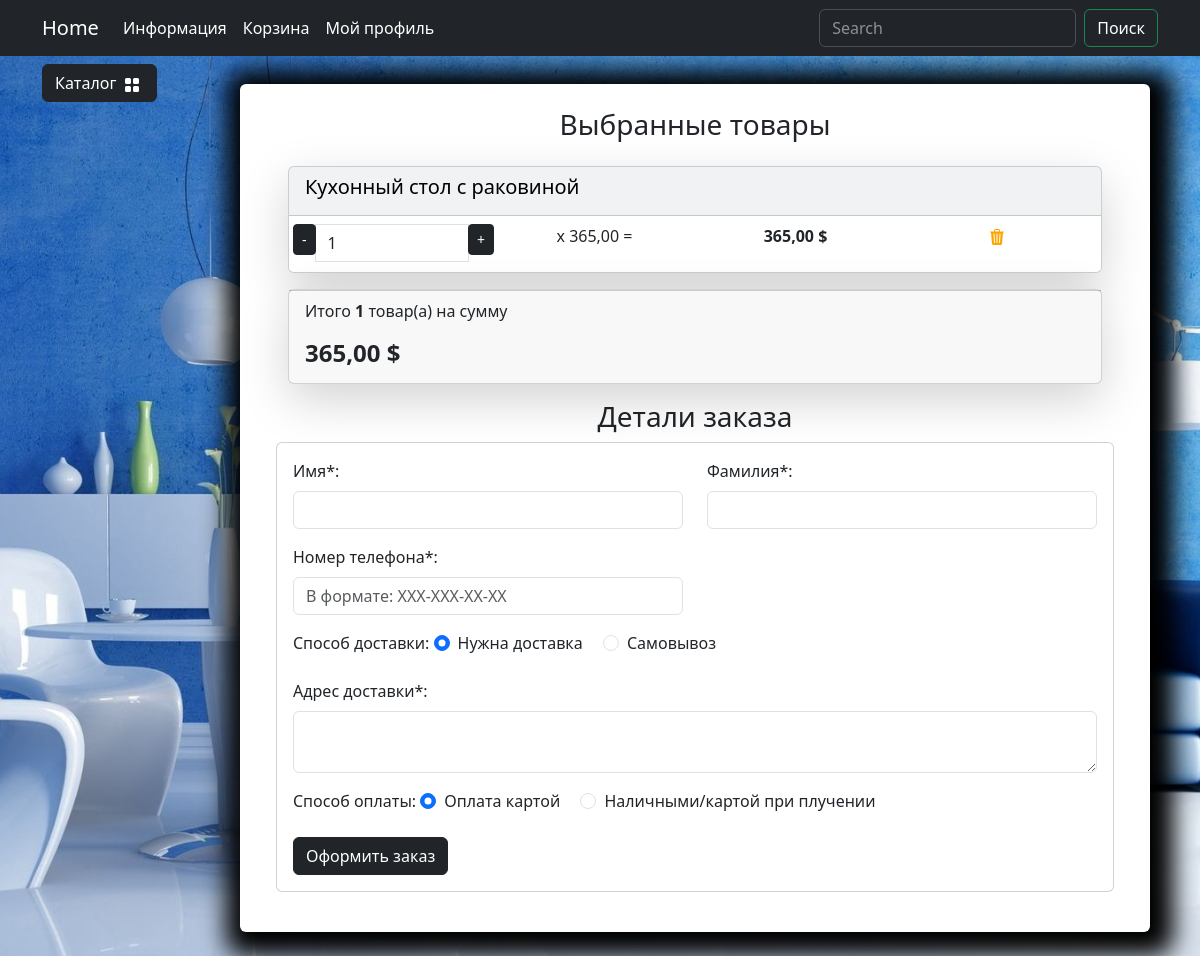
Page /orders/create-order/ (signed in) on the earlier database version.
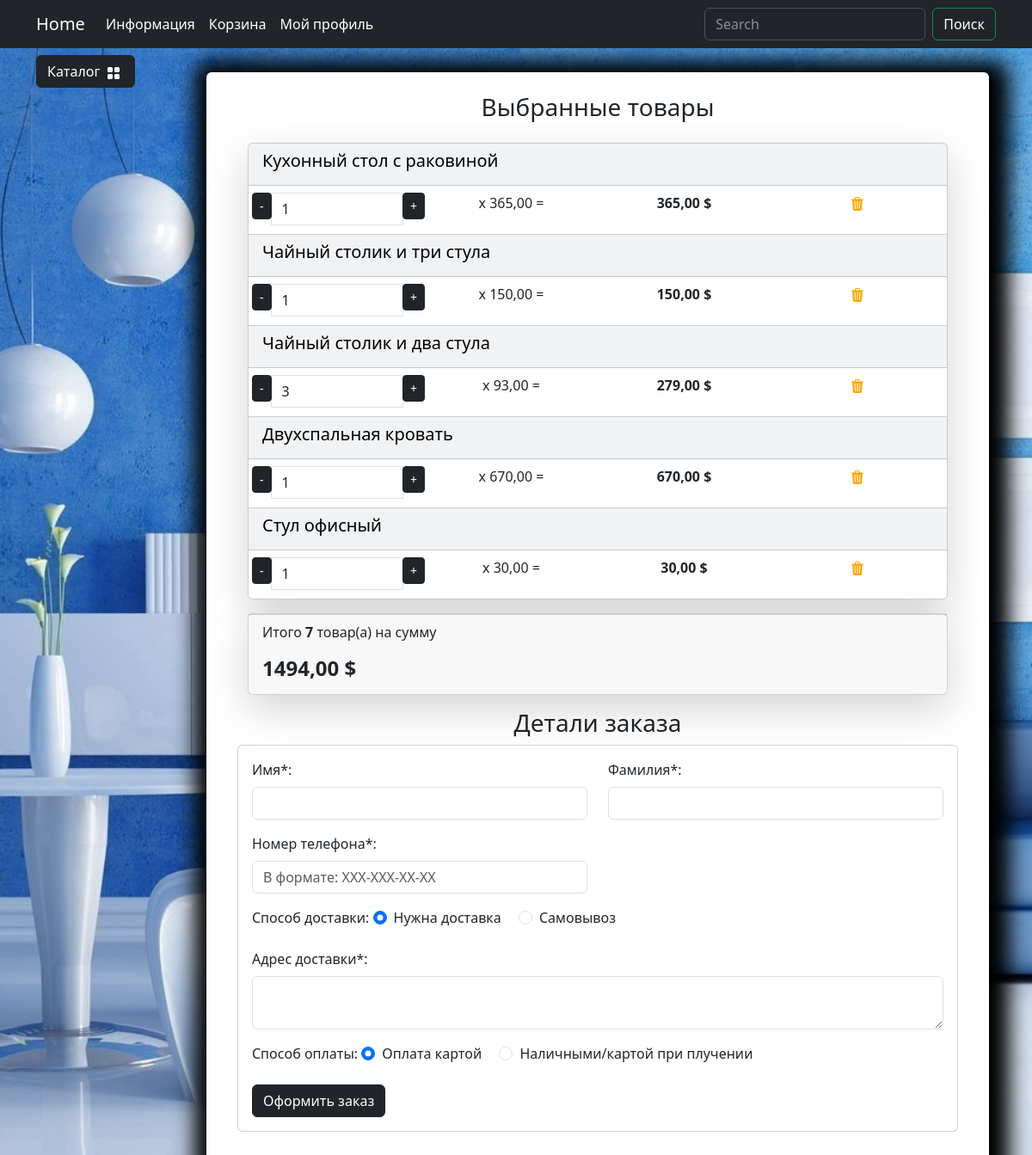
Same page on the later database version.
### carts/models.py (models this page shows, shortened)
class Cart(models.Model):
    user = models.ForeignKey(to=User, on_delete=models.CASCADE, blank=True, null=True, verbose_name='Пользователь')
    product = models.ForeignKey(to=Products, on_delete=models.CASCADE, verbose_name='Товар')
    quantity = models.PositiveSmallIntegerField(default=0, verbose_name='Количество')
    session_key = models.CharField(max_length=32, blank=True, null=True)
    created_timestamp = models.DateTimeField (auto_now_add=True, verbose_name='Дата обновления')
    class Meta:
        db_table = 'cart'
        verbose_name = "Корзина"
        verbose_name_plural = "Корзина"
    objects = CartQueryset().as_manager()
    def products_price(self):
        return round(self.product.sell_price() * self.quantity, 2)

### goods/models.py (models this page shows, shortened)
class Products(models.Model):
    name = models.CharField(max_length=150, unique=True, verbose_name='Название')
    slug = models.SlugField(max_length=200, unique=True, blank=True, null=True, verbose_name='URL')
    description = models.TextField(blank=True, null=True, verbose_name='Описание')
    image = models.ImageField(upload_to='goods_images', blank=True, null=True, verbose_name='Изображение')
    price = models.DecimalField(default=0.00, max_digits=7, decimal_places=2, verbose_name='Цена')
    discount = models.DecimalField(default=0.00, max_digits=4, decimal_places=2, verbose_name='Скидка в %')
    quantity = models.PositiveIntegerField(default=0, verbose_name='Количество')
    category = models.ForeignKey(to=Categories, on_delete=models.CASCADE, verbose_name='Категория')
    class Meta:
        db_table = 'product'
        verbose_name = 'Продукт'
        verbose_name_plural = 'Продукты'
        ordering = ('id',)
    def sell_price(self):
        if self.discount:
            return round(self.price - self.price*self.discount/100, 2)
        return self.price

### orders/views.py (the view)
# urls.py: path('create-order/', views.create_order, name='create_order'),
@login_required
def create_order(request):
    if request.method == 'POST':
        form = CreateOrderForm(data=request.POST)
        if form.is_valid():
            try:
                with transaction.atomic():
                    user = request.user
                    cart_items = Cart.objects.filter(user=user)
                    if cart_items.exists():
                        order = Order.objects.create(
                            user=user,
                            phone_number=form.cleaned_data['phone_number'],
                            requires_delivery=form.cleaned_data['requires_delivery'],
                            delivery_address=form.cleaned_data['delivery_address'],
                            payment_on_get=form.cleaned_data['payment_on_get'],
                        )
                        for cart_item in cart_items:
                            product=cart_item.product
                            name=cart_item.product.name
                            price=cart_item.product.sell_price()
                            quantity=cart_item.quantity
                            if product.quantity < quantity:
                                raise ValidationError(f'Недостаточное количество товара {name} на складе\
                                                       В наличии - {product.quantity}')
                            OrderItem.objects.create(
                                order=order,
                                product=product,
                                name=name,
                                price=price,
                                quantity=quantity,
                            )
                            product.quantity -= quantity
                            product.save()
                        cart_items.delete()
                        messages.success(request, 'Заказ оформлен!')
                        return redirect('user:profile')
            except ValidationError as e:
                messages.success(request, str(e))
                return redirect('cart:order')
    else:
        initial = {
            'first_name': request.user.first_name,
            'last_name': request.user.last_name,
            }
        form = CreateOrderForm(initial=initial)
    context = {
        'title': 'Home - Оформление заказа',
        'form': form,
        'orders': True,
    }
    return render(request, 'orders/create_order.html', context=context)

### orders/forms.py (shortened to what this page needs)
class CreateOrderForm(forms.Form):
    first_name = forms.CharField()
    last_name = forms.CharField()
    phone_number = forms.CharField()
    requires_delivery = forms.ChoiceField(
        choices=[
            ("0", False),
            ("1", True),
        ],
    )
    delivery_address = forms.CharField(required=False)
    payment_on_get = forms.ChoiceField(
        choices=[
            ("0", 'False'),
            ("1", 'True'),
        ],
    )

### carts/models.py (called while the page is built)
    def total_price(self):
        return sum(cart.products_price() for cart in self)

    def total_quantity(self):
        if self:
            return sum(cart.quantity for cart in self)
        return 0

### carts/templatetags/carts_tags.py (called while the page is built)
@register.simple_tag()
def user_carts(request):
    return get_user_carts(request)

### carts/utils.py (called while the page is built)
def get_user_carts(request):
    if request.user.is_authenticated:
        return Cart.objects.filter(user=request.user).select_related('product')
    if not request.session.session_key:
        request.session.create()
    return Cart.objects.filter(session_key=request.session.session_key).select_related('product')

### goods/templatetags/goods_tags.py (called while the page is built)
@register.simple_tag()
def tag_categories():
    return Categories.objects.all()

### orders/templates/orders/create_order.html (shortened to what the changed rows need)
{% extends "base.html" %}
{% load static %}
{% load carts_tags %}
{% block content %}
    <div class=" bg-white p-4 mb-4 mx-2 rounded custom-shadow">
        <div class="container">
            <div class="container" id="cart-items-container">
                {% user_carts request as carts %}
                {% include "carts/includes/included_cart.html" %}
            </div>
        </div>
    </div>
{% endblock %}

### carts/templates/carts/includes/included_cart.html (shortened to what this page needs)
{% load static %}
<div class="card mb-3 text-bg-light shadow-lg">
    {% for cart in carts %}
        <div class="card-header">
            <h5 class="card-title">{{ cart.product.name }}</h5>
        </div>
        <ul class="list-group list-group-flush">
            <li class="list-group-item">
                <div class="row text-center">
                    <div class="col p-0">
                        <div class="input-group">
                            <span class="input-group-btn">
                                <button type="button" class="btn btn-dark btn-sm decrement"
                                    data-cart-id="{{ cart.id }}"
                                    data-cart-change-url="{% url 'cart:cart_change' %}">
                                    -</button>
                            </span>
                            <input type="text" class="form-control number" value="{{ cart.quantity }}"
                                readonly>
                            <span class="input-group-btn">
                                <button type="button" class="btn btn-dark btn-sm increment"
                                    data-cart-id="{{ cart.id }}"
                                    data-cart-change-url="{% url 'cart:cart_change' %}">
                                    +</button>
                            </span>
                        </div>
                    </div>
                    <div class="col p-0">
                        <p>x {{ cart.product.sell_price }} = </p>
                    </div>
                    <div class="col p-0"><strong> {{cart.products_price}} $</strong></div>
                    <div class="col p-0">
                        <a href="{% url 'cart:cart_remove' %}" class="remove-from-cart"
                        data-cart-id="{{ cart.id }}">
                            <img class="mx-1" src="{% static "deps/icons/trash3-fill.svg" %}"
                                alt="Catalog Icon" width="16" height="16">
                        </a>
                    </div>
                </div>
            </li>
        </ul>
    {% endfor %}
</div>
<div class="card mb-3 shadow-lg">
    <div class="card-footer">
        <p class="float-left">Итого <strong>{{ carts.total_quantity }}</strong> товар(а) на сумму</p>
        <h4 class="float-left"><strong>{{ carts.total_price }} $</strong></h4>
    </div>
</div>

Differences in the rows shown:
computed for Cart "Кухонный стол с раковиной": total_quantity "1" → "7"; total_price "365,00" → "1494,00"
added Cart: product.name "Чайный столик и три стула", quantity "1", product.sell_price "150,00", products_price "150,00"
added Cart: product.name "Чайный столик и два стула", quantity "3", product.sell_price "93,00", products_price "279,00"
added Cart: product.name "Двухспальная кровать", quantity "1", product.sell_price "670,00", products_price "670,00"
added Cart: product.name "Стул офисный", quantity "1", product.sell_price "30,00", products_price "30,00"
